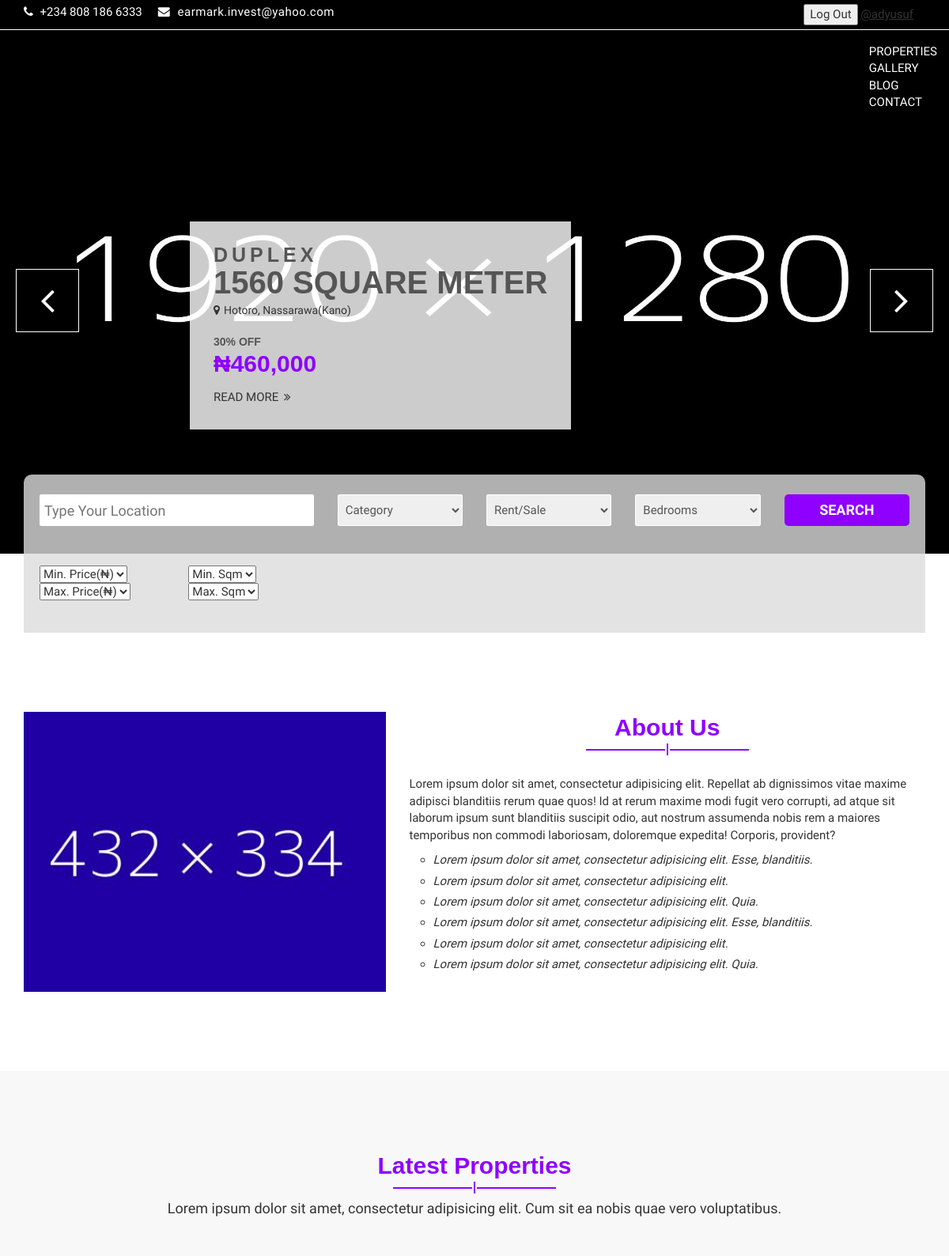
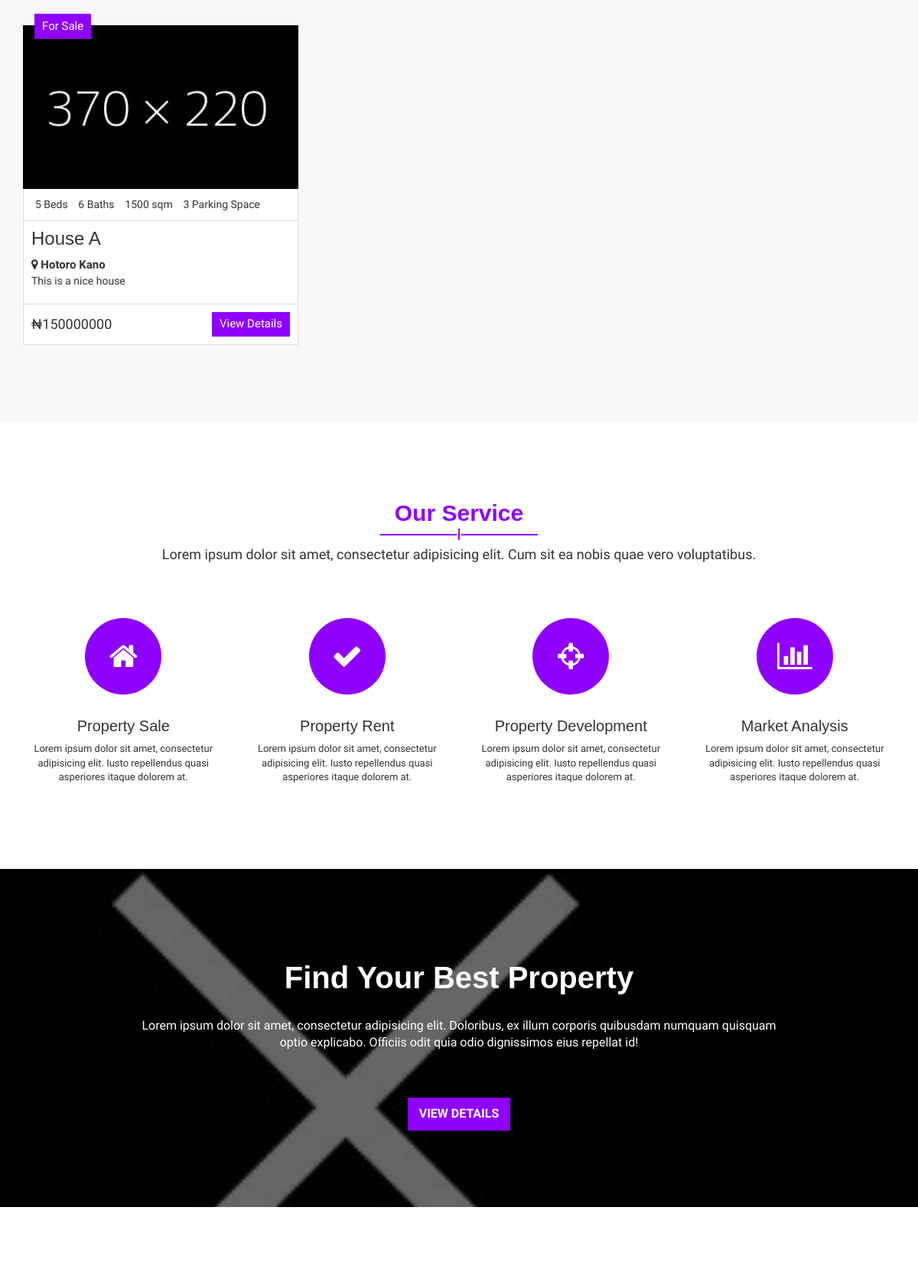
The app's page / (signed in, upper part) with its own data (2 pictures, top to bottom).
### e_web/apps/public/models.py (models this page shows, shortened)
class Properties_Listing(models.Model):
    user = models.ForeignKey(User, on_delete=models.CASCADE, blank=True)
    title = models.CharField(max_length=150)
    price = models.IntegerField()
    parking_space = models.IntegerField(null=True)
    bedrooms = models.IntegerField()
    bathrooms = models.IntegerField()
    sqm = models.IntegerField()
    address = models.CharField(max_length=200)
    image = models.ImageField()
    description = models.CharField(max_length=500)
    google_map = models.CharField(max_length=500)
    status = models.CharField(max_length=50)
    location = models.CharField(max_length=100)

### e_web/apps/public/views.py (the view)
# urls.py: path('', views.index, name="index"),
def index(request):
    listings = Properties_Listing.objects.order_by('id')
    context = {
        "listings": listings
    }
    return render(request, 'index.html', context)

### e_web/templates/index.html (shortened to what this page needs)
{% extends 'base.html' %}
{% load static %}
{% block content %}
<!DOCTYPE html>
<html lang="en">
  <head>
  </head>
  <body class="aa-price-range">
    <section id="aa-slider">
      <div class="aa-slider-area">
        <div class="aa-top-slider">
          <div class="aa-top-slider-single">
            <img src="{% static 'theme/img/slider/3.jpg' %}" alt="img">
            <div class="aa-top-slider-content">
              <span class="aa-top-slider-catg">Duplex</span>
              <h2 class="aa-top-slider-title">1560 Square Meter</h2>
              <p class="aa-top-slider-location"><i class="fa fa-map-marker"></i>Hotoro, Nassarawa(Kano)</p>
              <span class="aa-top-slider-off">30% OFF</span>
              <p class="aa-top-slider-price">₦460,000</p>
              <a href="#" class="aa-top-slider-btn">Read More <span class="fa fa-angle-double-right"></span></a>
            </div>
          </div>
        </div>
      </div>
    </section>
    <section id="aa-advance-search">
      <div class="container">
        <div class="aa-advance-search-area">
          <div class="form">
            <div class="aa-advance-search-top">
              <div class="row">
                <div class="col-md-4">
                  <div class="aa-single-advance-search">
                    <input type="text" placeholder="Type Your Location">
                  </div>
                </div>
                <div class="col-md-2">
                  <div class="aa-single-advance-search">
                    <select>
                      <option value="0" selected>Category</option>
                    </select>
                  </div>
                </div>
                <div class="col-md-2">
                  <div class="aa-single-advance-search">
                    <select>
                      <option value="0" selected>Rent/Sale</option>
                    </select>
                  </div>
                </div>
                <div class="col-md-2">
                  <div class="aa-single-advance-search">
                    <select>
                      <option value="0" selected>Bedrooms</option>
                    </select>
                  </div>
                </div>
                <div class="col-md-2">
                  <div class="aa-single-advance-search">
                    <input class="aa-search-btn" type="submit" value="Search">
                  </div>
                </div>
              </div>
            </div>
            <div class="aa-advance-search-bottom">
              <div class="row">
                <div class="col-md-2">
                  <div class="aa-single-advance-search">
                    <select>
                      <option value="0" selected>Min. Price(₦)</option>
                    </select>
                    <select>
                      <option value="0" selected>Max. Price(₦)</option>
                    </select>
                  </div>
                </div>
                <div class="col-md-2">
                  <div class="aa-single-advance-search">
                    <select>
                      <option value="0" selected>Min. Sqm</option>
                    </select>
                    <select>
                      <option value="0" selected>Max. Sqm</option>
                    </select>
                  </div>
                </div>
              </div>
            </div>
          </div>
        </div>
      </div>
    </section>
    <section id="aa-about-us">
      <div class="container">
        <div class="row">
          <div class="col-md-12">
            <div class="aa-about-us-area">
              <div class="row">
                <div class="col-md-5">
                  <div class="aa-about-us-left">
                    <img src="{% static 'theme/img/about-us.png' %}" alt="image">
                  </div>
                </div>
                <div class="col-md-7">
                  <div class="aa-about-us-right">
                    <div class="aa-title">
                      <h2>About Us</h2>
                      <span></span>
                    </div>
                    <p>Lorem ipsum dolor sit amet, consectetur adipisicing elit. Repellat ab dignissimos vitae maxime
                      adipisci blanditiis rerum quae quos! Id at rerum maxime modi fugit vero corrupti, ad atque sit
                      laborum
                      ipsum sunt blanditiis suscipit odio, aut nostrum assumenda nobis rem a maiores temporibus non
                      commodi
                      laboriosam, doloremque expedita! Corporis, provident?</p>
                    <ul>
                      <li>Lorem ipsum dolor sit amet, consectetur adipisicing elit. Esse, blanditiis.</li>
                      <li>Lorem ipsum dolor sit amet, consectetur adipisicing elit.</li>
                      <li>Lorem ipsum dolor sit amet, consectetur adipisicing elit. Quia.</li>
                      <li>Lorem ipsum dolor sit amet, consectetur adipisicing elit. Esse, blanditiis.</li>
                      <li>Lorem ipsum dolor sit amet, consectetur adipisicing elit.</li>
                      <li>Lorem ipsum dolor sit amet, consectetur adipisicing elit. Quia.</li>
                    </ul>
                  </div>
                </div>
              </div>
            </div>
          </div>
        </div>
      </div>
    </section>
    <section id="aa-latest-property">
      <div class="container">
        <div class="aa-latest-property-area">
          <div class="aa-title">
            <h2>Latest Properties</h2>
            <span></span>
            <p>Lorem ipsum dolor sit amet, consectetur adipisicing elit. Cum sit ea nobis quae vero voluptatibus.</p>
          </div>
          <div class="aa-latest-properties-content">
            <div class="row">
              <div class="col-md-4">
                {% for listing in listings %}
                <article class="aa-properties-item">
                  <a href="#" class="aa-properties-item-img">
                    <img src="{{ listing.image.url }}" alt="img">
                  </a>
                  <div class="aa-tag for-sale">
                    {{ listing.status }}
                  </div>
                  <div class="aa-properties-item-content">
                    <div class="aa-properties-info">
                      <span>{{ listing.bedrooms }} Beds</span>
                      <span>{{ listing.bathrooms }} Baths</span>
                      <span>{{ listing.sqm }} sqm</span>
                      <span>{{ listing.parking_space }} Parking Space</span>
                    </div>
                    <div class="aa-properties-about">
                      <h3><a href="#">{{ listing.title }}</a></h3>
                      <strong>
                        <i class="fa fa-map-marker"></i>
                        {{ listing.location }}
                      </strong>
                      <p>{{ listing.description}}</p>
                    </div>
                    <div class="aa-properties-detial">
                      <span class="aa-price">
                        ₦{{ listing.price }}
                      </span>
                      <a href="/properties_list/{{ listing.id }}" class="aa-secondary-btn">View Details</a>
                    </div>
                  </div>
                  {% endfor %}
                </article>
              </div>
            </div>
          </div>
        </div>
      </div>
    </section>
    <section id="aa-service">
      <div class="container">
        <div class="row">
          <div class="col-md-12">
            <div class="aa-service-area">
              <div class="aa-title">
                <h2>Our Service</h2>
                <span></span>
                <p>Lorem ipsum dolor sit amet, consectetur adipisicing elit. Cum sit ea nobis quae vero voluptatibus.
                </p>
              </div>
              <div class="aa-service-content">
                <div class="row">
                  <div class="col-md-3">
                    <div class="aa-single-service">
                      <div class="aa-service-icon">
                        <span class="fa fa-home"></span>
                      </div>
                      <div class="aa-single-service-content">
                        <h4><a href="#">Property Sale</a></h4>
                        <p>Lorem ipsum dolor sit amet, consectetur adipisicing elit. Iusto repellendus quasi asperiores
                          itaque dolorem at.</p>
                      </div>
                    </div>
                  </div>
                  <div class="col-md-3">
                    <div class="aa-single-service">
                      <div class="aa-service-icon">
                        <span class="fa fa-check"></span>
                      </div>
                      <div class="aa-single-service-content">
                        <h4><a href="#">Property Rent</a></h4>
                        <p>Lorem ipsum dolor sit amet, consectetur adipisicing elit. Iusto repellendus quasi asperiores
                          itaque dolorem at.</p>
                      </div>
                    </div>
                  </div>
                  <div class="col-md-3">
                    <div class="aa-single-service">
                      <div class="aa-service-icon">
                        <span class="fa fa-crosshairs"></span>
                      </div>
                      <div class="aa-single-service-content">
                        <h4><a href="#">Property Development</a></h4>
                        <p>Lorem ipsum dolor sit amet, consectetur adipisicing elit. Iusto repellendus quasi asperiores
                          itaque dolorem at.</p>
                      </div>
                    </div>
                  </div>
                  <div class="col-md-3">
                    <div class="aa-single-service">
                      <div class="aa-service-icon">
                        <span class="fa fa-bar-chart-o"></span>
                      </div>
                      <div class="aa-single-service-content">
                        <h4><a href="#">Market Analysis</a></h4>
                        <p>Lorem ipsum dolor sit amet, consectetur adipisicing elit. Iusto repellendus quasi asperiores
                          itaque dolorem at.</p>
                      </div>
                    </div>
                  </div>
                </div>
              </div>
            </div>
          </div>
        </div>
      </div>
    </section>
    <section id="aa-promo-banner">
      <div class="container">
        <div class="row">
          <div class="col-md-12">
            <div class="aa-promo-banner-area">
              <h3>Find Your Best Property</h3>
              <p>Lorem ipsum dolor sit amet, consectetur adipisicing elit. Doloribus, ex illum corporis quibusdam
                numquam
                quisquam optio explicabo. Officiis odit quia odio dignissimos eius repellat id!</p>
              <a href="#" class="aa-view-btn">View Details</a>
            </div>
          </div>
        </div>
      </div>
    </section>
    <section id="aa-agents">
    </section>
  </body>
</html>
{% endblock %}

### e_web/templates/navbar.html (shortened to what this page needs)
{% url 'contact:contact' as contact_url %}
<header id="aa-header">
  <div class="container">
    <div class="row">
      <div class="col-md-12">
        <div class="aa-header-area">
          <div class="row">
            <div class="col-md-6 col-sm-6 col-xs-6">
              <div class="aa-header-left">
                <div class="aa-telephone-no">
                  <span class="fa fa-phone"></span>
                  +234 808 186 6333
                </div>
                <div class="aa-email hidden-xs">
                  <span class="fa fa-envelope"></span> earmark.invest@yahoo.com
                </div>
              </div>
            </div>
            <div class="container">
              <div class="col-md-6 col-sm-6 col-xs-6">
                <div class="aa-header-right">
                  {% if user.is_authenticated %}
                  <span>
                    <form method="post" action="{% url 'accounts:logout' %}">
                      <button type="submit">Log Out</button>
                      <a class="aa-profile">
                        <span>
                          <a href="{% url 'accounts:profile' %}" style="text-decoration:underline;">@{{user.username}}
                          </a>
                        </span>
                      </a>
                    </form>{% endif %}
                  </span>
                </div>
              </div>
            </div>
          </div>
        </div>
      </div>
    </div>
  </div>
</header>
<section id="aa-menu-area">
  <nav class="navbar navbar-default main-navbar navbar" role="navigation">
    <div class="container">
      <div id="navbar" class="navbar-collapse collapse">
        <ul id="top-menu" class="nav navbar-nav navbar-right aa-main-nav">
          <span>
            <li>
              {% url 'public:properties_list' as properties_list_url %}
              <span>
                {% if request.path == properties_list_url %}PROPERTIES{% else %}
                <a href="{{ properties_list_url }}">PROPERTIES
                </a>{%endif %}
              </span>
            </li>
          </span>
          <span>
            <li>
              {% url 'public:gallery' as gallery_url %}
              <span>{% if request.path == gallery_url %}GALLERY{% else %}<a href="{{ gallery_url }}">GALLERY</a>
                {% endif %}
              </span>
            </li>
          </span>
          <span>
            <li>
              {% url 'public:blog' as blog_url %} <span>
                {% if request.path == blog_url %}BLOG{% else %}<a href="{{ blog_url }}">BLOG</a>{% endif %}</span></a>
            </li>
          </span>
          <span>
            <li>
              <span>{% if request.path == contact_url %}CONTACT{% else %}<a href="{{ contact_url }}">CONTACT</a>
                {% endif %}
              </span>
            </li>
          </span>
        </ul>
      </div>
    </div>
  </nav>
</section>

### static/theme/css/theme-color/violet-theme.css (style rules this page uses)
h2 { color: #8f00ff; }
.aa-secondary-btn { background-color: #8f00ff; }
.aa-view-btn { background-color: #8f00ff; }
#aa-slider .aa-slider-area .aa-top-slider .aa-top-slider-price { color: #8f00ff; }
#aa-advance-search .aa-advance-search-area .aa-advance-search-top .aa-single-advance-search .aa-search-btn { background-color: #8f00ff; }
.aa-title span { background-color: #8f00ff; }
.aa-title span:before { background-color: #8f00ff; }
.aa-title span:after { background-color: #8f00ff; }
.aa-properties-item .for-sale { background-color: #8f00ff; }
#aa-service .aa-service-area .aa-service-content .aa-single-service .aa-service-icon span { background-color: #8f00ff; }

### records on screen
Properties_Listing: image (picture), status "For Sale", bedrooms "5", bathrooms "6", sqm "1500", parking_space "3", title "House A", location "Hotoro Kano", description "This is a nice house", price "150000000"

### other values on screen
{{ user.username }} "adyusuf"
